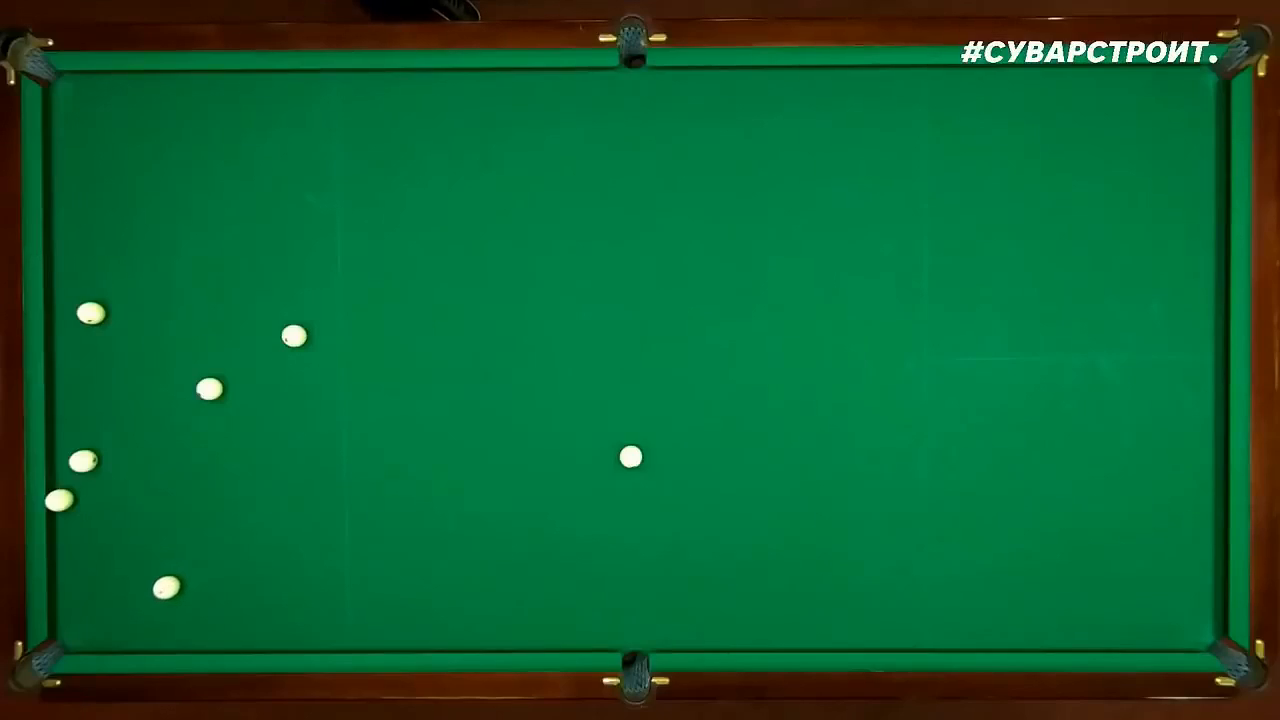
#> input picture frame 15 of Media/Videos/billiards_video1.mp4, 1280 x 720 px
$ python billiards_video.py
#> lines starting #> are read from the running program, lines starting #| are printed output that depends on the picture; after the words box and inside, x2 and y2 are one past the last pixel; in counts of white or black regions, pixels touching at a corner belong together
#> further down, frame is the input picture: shape (720, 1280, 3); mean B, G, R 52.1, 100.4, 12.4
import cv2  # OpenCV
import numpy as np


def modify_frame(sourse_img):
    # Конвертируем в цветовое пространство HSV
    # BGR to HSV (Hue Saturation Value - Оттенок Насыщенность Значение\Яркость)
    hsv = cv2.cvtColor(sourse_img, cv2.COLOR_BGR2HSV)
#> hsv: shape (720, 1280, 3); mean H, S, V 64.6, 248.8, 106.5
    #cv2.imshow('HSV', hsv)

    # Создаём маску
    min_color = np.array([0, 0, 200])  # Минимальные значения
    max_color = np.array([100, 100, 255])  # Максимальные значения

    mask = cv2.inRange(hsv, min_color, max_color)
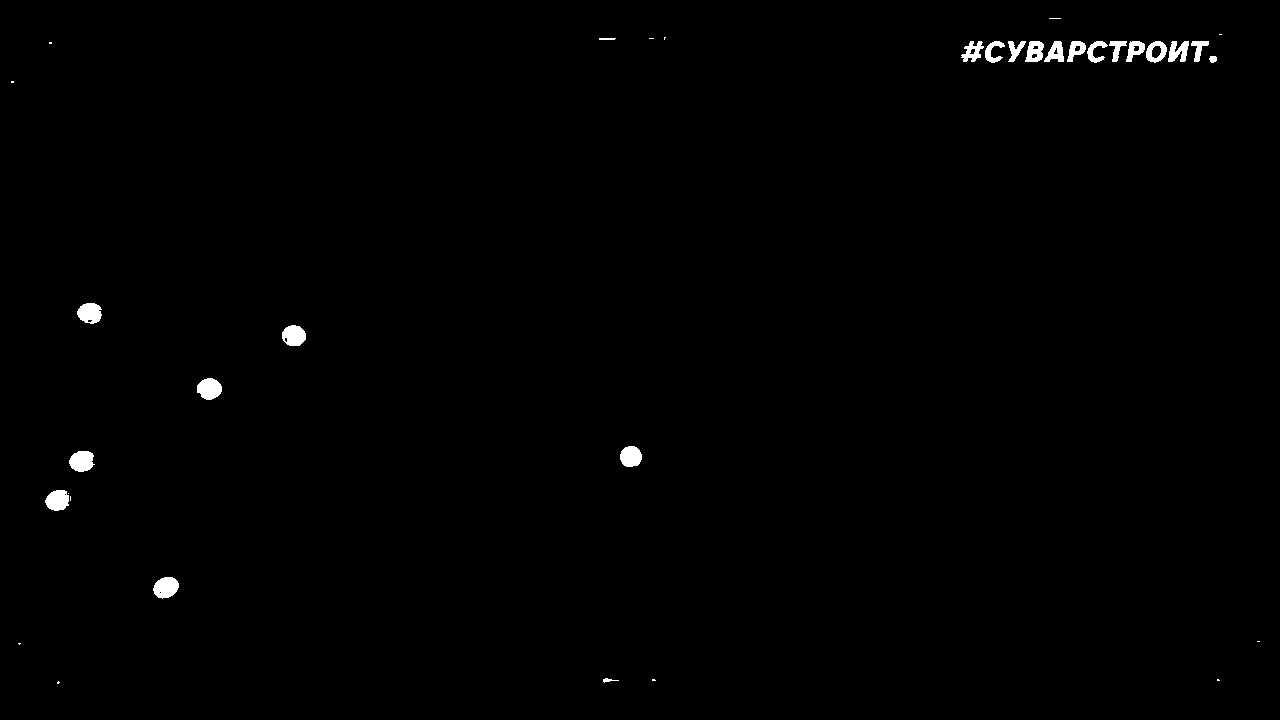
#> mask: shape (720, 1280); 0.62% white; 35 white regions (13 under 20 px), largest, box (x1, y1, x2, y2) and area: (153, 577, 179, 599) 425, (69, 451, 95, 472) 417, (197, 378, 222, 400) 415
    #cv2.imshow('Mask', mask)

    # Закрашиваем надпись
    # Usage: cv2.rectangle(image, angle1, angle2, color, thickness)
    angle1 = (957, 39)  # (x, y)
    angle2 = (1220, 67)  # (x, y)
    color = (0, 0, 0)  # (b, g, r)
    thickness = -1
    cv2.rectangle(mask, angle1, angle2, color, thickness)  # Создаём квадрат
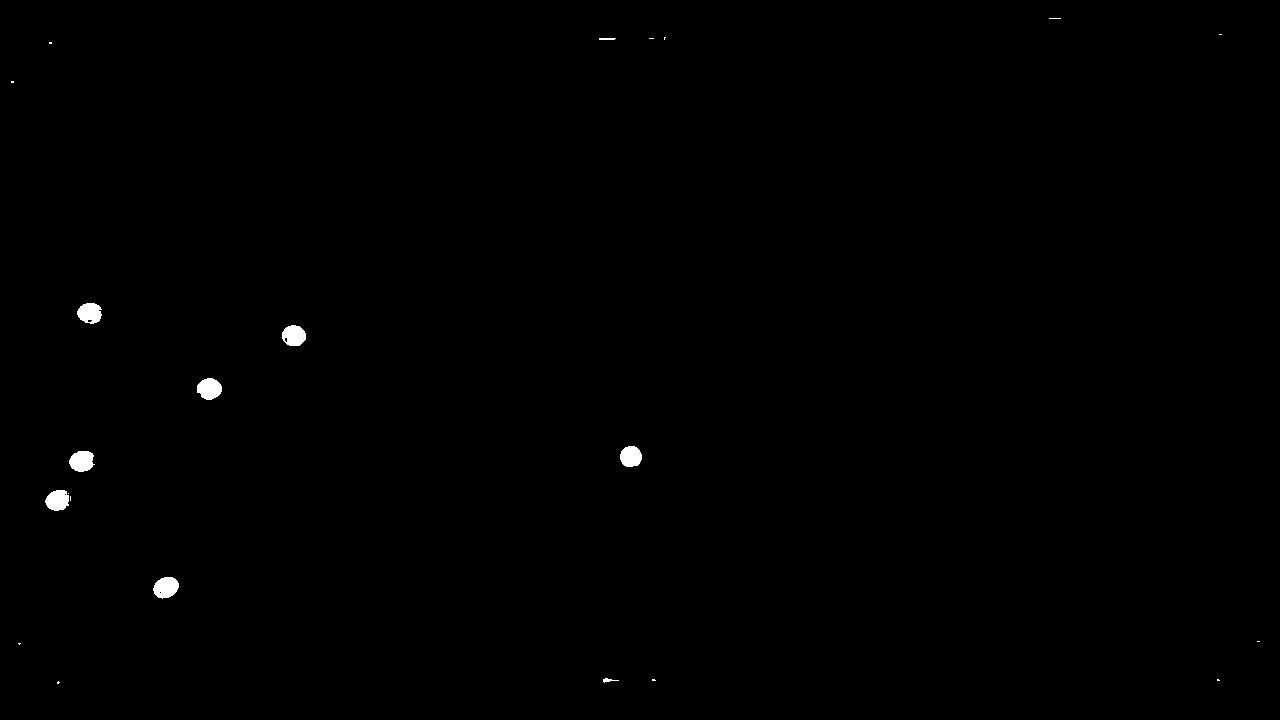
#> mask: shape (720, 1280); 0.32% white; 22 white regions (13 under 20 px)
    cv2.imshow('Mask', mask)

    # Создаём контуры
    ret, threshold = cv2.threshold(mask, 250, 255, 0)
    contours, hierarchy = cv2.findContours(threshold, cv2.RETR_TREE, cv2.CHAIN_APPROX_NONE)
#> contours = 26 contours, 19 with area under 20; largest, box (x1, y1, x2, y2) and area: (153, 577, 179, 599) 393, (69, 451, 95, 472) 382, (197, 378, 222, 400) 382, (282, 325, 306, 346) 370, (77, 303, 102, 324) 369, (45, 490, 69, 511) 360, (620, 446, 642, 467) 340

    # Создаём список только больших контуров
    threshold_area = 150
    list_big_contours = []
    for contour in contours:
        area = cv2.contourArea(contour)
        if area > threshold_area:
            list_big_contours.append(contour)
#> this loop made 26 passes
#> area on passes 7, 11, 13, 14, 15, 16, 18: 393, 360, 382, 340, 382, 369.5, 369
#> after the loop, list_big_contours = 7 contours; box (x1, y1, x2, y2) and area: (153, 577, 179, 599) 393, (69, 451, 95, 472) 382, (197, 378, 222, 400) 382, (282, 325, 306, 346) 370, (77, 303, 102, 324) 369, (45, 490, 69, 511) 360, (620, 446, 642, 467) 340

    # Накладываем контуры на изображение
    img_with_big_contours = sourse_img
    cv2.drawContours(img_with_big_contours, list_big_contours, -1, (255, 0, 0), 2)
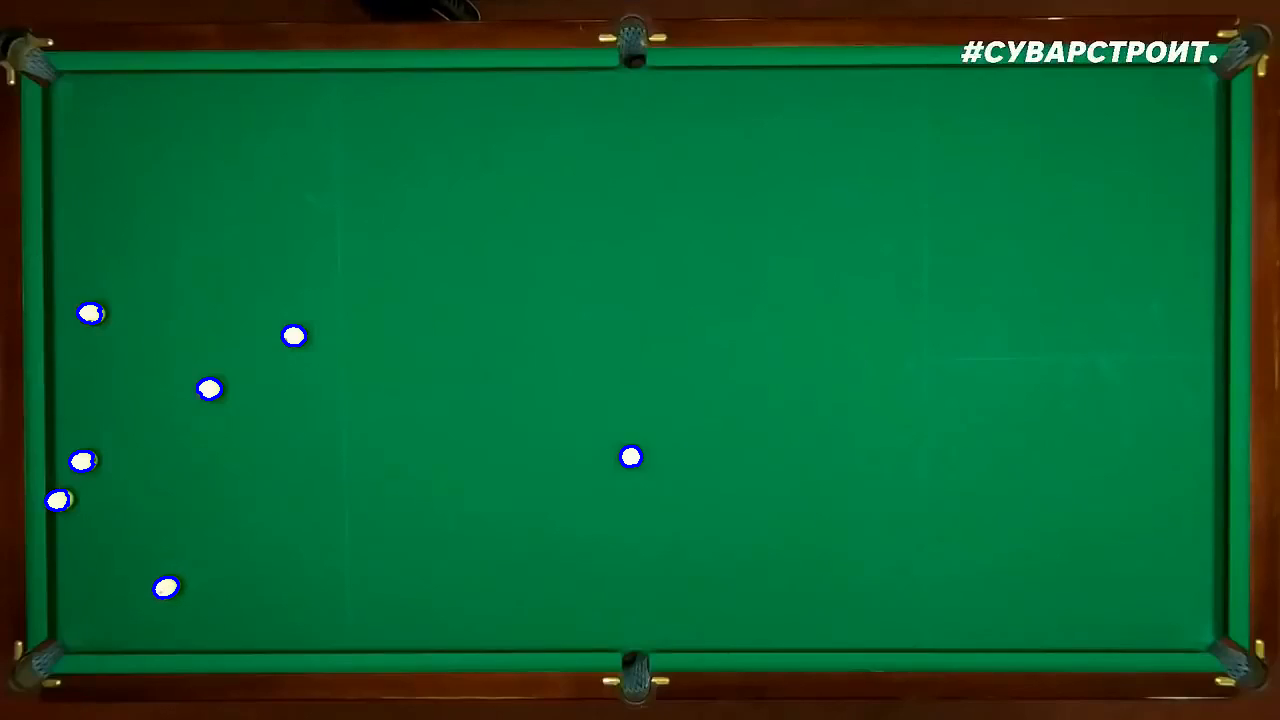
#> img_with_big_contours: shape (720, 1280, 3); 0.18% of pixels changed, all inside (x1, y1, x2, y2) = (44, 302, 643, 600)

    return img_with_big_contours


# Reading videos
while True:
    isclosed = 0
    cap = cv2.VideoCapture('Media/Videos/billiards_video1.mp4')

    while True:
        ret, frame = cap.read()  # Считываем кадр
        if ret:
            frame = modify_frame(frame)  # Ищем контуры и накладываем их на кадр
            cv2.imshow('Video', frame)  # Выводим кадр на экран
            if cv2.waitKey(1) == 27:
#> (key Esc is pressed here)
                isclosed = 1  # When esc is pressed isclosed is 1
                break
        else:
            break

    if isclosed:
        break


cap.release()  # Освобождаем память от загруженного видео
cv2.destroyAllWindows()  # Уничтожаем все окна
